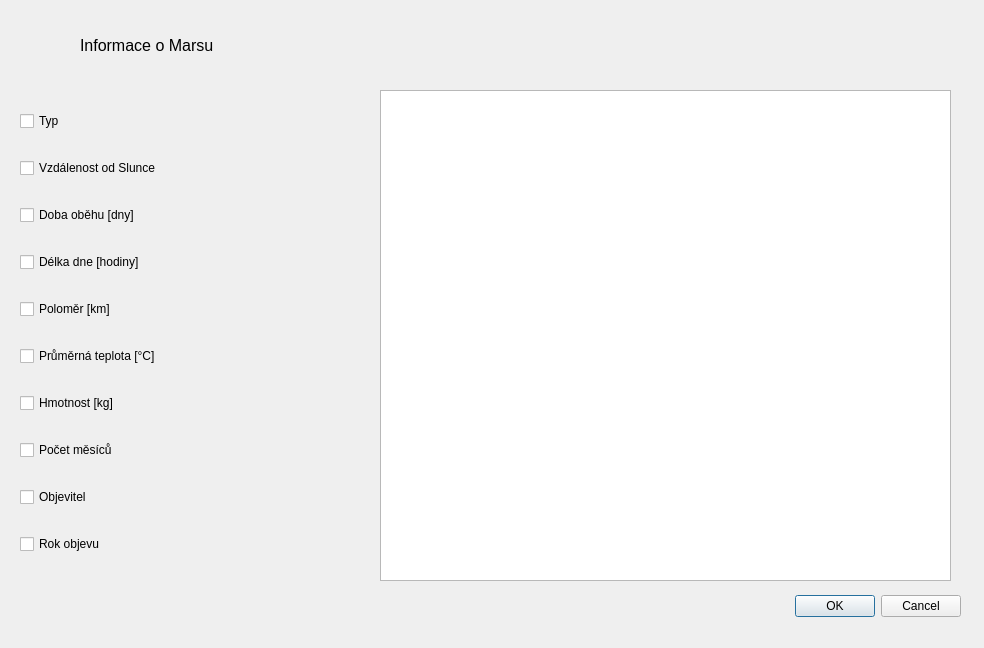
<?xml version="1.0" encoding="UTF-8"?>
<ui version="4.0">
 <class>DialogMars</class>
 <widget class="QDialog" name="DialogMars">
  <property name="geometry">
   <rect>
    <x>0</x>
    <y>0</y>
    <width>984</width>
    <height>648</height>
   </rect>
  </property>
  <property name="windowTitle">
   <string>Dialog</string>
  </property>
  <widget class="QDialogButtonBox" name="buttonBox">
   <property name="geometry">
    <rect>
     <x>620</x>
     <y>590</y>
     <width>341</width>
     <height>32</height>
    </rect>
   </property>
   <property name="orientation">
    <enum>Qt::Horizontal</enum>
   </property>
   <property name="standardButtons">
    <set>QDialogButtonBox::Cancel|QDialogButtonBox::Ok</set>
   </property>
  </widget>
  <widget class="QLabel" name="label">
   <property name="geometry">
    <rect>
     <x>80</x>
     <y>30</y>
     <width>221</width>
     <height>31</height>
    </rect>
   </property>
   <property name="text">
    <string>&lt;html&gt;&lt;head/&gt;&lt;body&gt;&lt;p&gt;&lt;span style=&quot; font-size:12pt;&quot;&gt;Informace o Marsu&lt;/span&gt;&lt;/p&gt;&lt;/body&gt;&lt;/html&gt;</string>
   </property>
  </widget>
  <widget class="QTableView" name="tableViewMars">
   <property name="geometry">
    <rect>
     <x>380</x>
     <y>90</y>
     <width>571</width>
     <height>491</height>
    </rect>
   </property>
  </widget>
  <widget class="QWidget" name="verticalLayoutWidget">
   <property name="geometry">
    <rect>
     <x>20</x>
     <y>90</y>
     <width>301</width>
     <height>491</height>
    </rect>
   </property>
   <layout class="QVBoxLayout" name="verticalLayout">
    <item>
     <widget class="QCheckBox" name="checkBox_2">
      <property name="text">
       <string>Typ</string>
      </property>
     </widget>
    </item>
    <item>
     <widget class="QCheckBox" name="checkBox_4">
      <property name="text">
       <string>Vzdálenost od Slunce</string>
      </property>
     </widget>
    </item>
    <item>
     <widget class="QCheckBox" name="checkBox_5">
      <property name="text">
       <string>Doba oběhu [dny]</string>
      </property>
     </widget>
    </item>
    <item>
     <widget class="QCheckBox" name="checkBox_8">
      <property name="text">
       <string>Délka dne [hodiny]</string>
      </property>
     </widget>
    </item>
    <item>
     <widget class="QCheckBox" name="checkBox_9">
      <property name="text">
       <string>Poloměr [km]</string>
      </property>
     </widget>
    </item>
    <item>
     <widget class="QCheckBox" name="checkBox_7">
      <property name="text">
       <string>Průměrná teplota [°C]</string>
      </property>
     </widget>
    </item>
    <item>
     <widget class="QCheckBox" name="checkBox_10">
      <property name="text">
       <string>Hmotnost [kg]</string>
      </property>
     </widget>
    </item>
    <item>
     <widget class="QCheckBox" name="checkBox_6">
      <property name="text">
       <string>Počet měsíců</string>
      </property>
     </widget>
    </item>
    <item>
     <widget class="QCheckBox" name="checkBox_3">
      <property name="text">
       <string>Objevitel</string>
      </property>
     </widget>
    </item>
    <item>
     <widget class="QCheckBox" name="checkBox">
      <property name="text">
       <string>Rok objevu</string>
      </property>
     </widget>
    </item>
   </layout>
  </widget>
 </widget>
 <resources/>
 <connections>
  <connection>
   <sender>buttonBox</sender>
   <signal>accepted()</signal>
   <receiver>DialogMars</receiver>
   <slot>accept()</slot>
   <hints>
    <hint type="sourcelabel">
     <x>248</x>
     <y>254</y>
    </hint>
    <hint type="destinationlabel">
     <x>157</x>
     <y>274</y>
    </hint>
   </hints>
  </connection>
  <connection>
   <sender>buttonBox</sender>
   <signal>rejected()</signal>
   <receiver>DialogMars</receiver>
   <slot>reject()</slot>
   <hints>
    <hint type="sourcelabel">
     <x>316</x>
     <y>260</y>
    </hint>
    <hint type="destinationlabel">
     <x>286</x>
     <y>274</y>
    </hint>
   </hints>
  </connection>
 </connections>
</ui>
